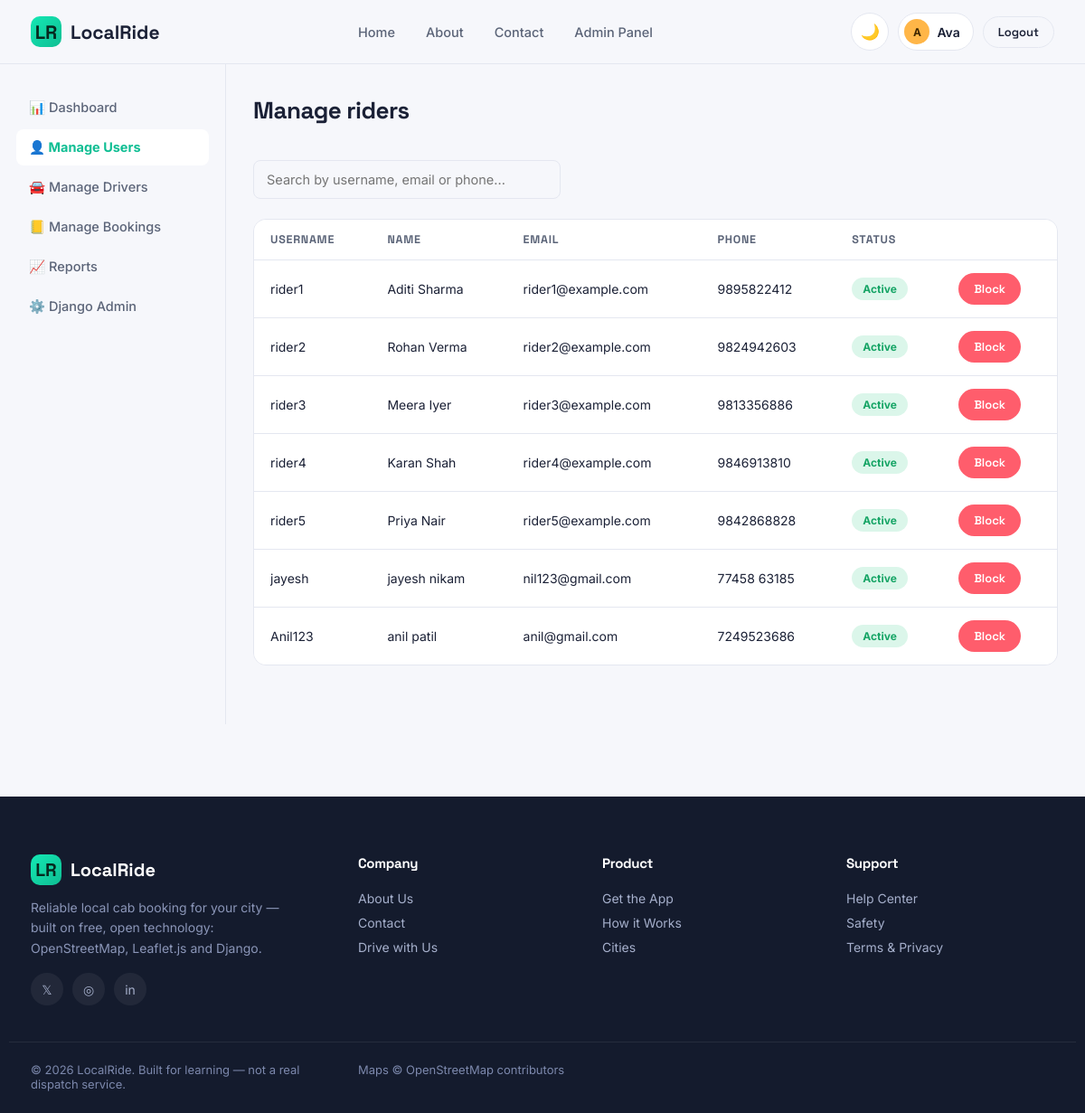
Page /accounts/admin-panel/users/ (signed in) on the committed database.
### accounts/models.py (models this page shows, shortened)
class User(AbstractUser):
    ROLE_CHOICES = (
        ('customer', 'Customer'),
        ('driver', 'Driver'),
        ('admin', 'Admin'),
    )
    role = models.CharField(max_length=10, choices=ROLE_CHOICES, default='customer')
    phone = models.CharField(max_length=15, blank=True)
    address = models.CharField(max_length=255, blank=True)
    profile_photo = models.ImageField(upload_to='profiles/', blank=True, null=True)
    date_joined_display = models.DateTimeField(auto_now_add=True)

### accounts/views.py (the view)
# urls.py: path('admin-panel/users/', views.manage_users, name='manage_users'),
@login_required
@role_required('admin')
def manage_users(request):
    query = request.GET.get('q', '')
    users = User.objects.filter(role='customer')
    if query:
        users = users.filter(Q(username__icontains=query) | Q(email__icontains=query) | Q(phone__icontains=query))
    return render(request, 'admin_panel/manage_users.html', {'users': users, 'query': query})

### core/context_processors.py (called while the page is built)
def site_context(request):
    user = getattr(request, 'user', None)
    ctx = {
        'SITE_NAME': 'LocalRide',
        'is_customer': False,
        'is_driver': False,
        'is_admin_role': False,
    }
    if user and user.is_authenticated:
        ctx['is_customer'] = user.role == 'customer'
        ctx['is_driver'] = user.role == 'driver'
        ctx['is_admin_role'] = user.role == 'admin' or user.is_superuser
    return ctx

### templates/admin_panel/manage_users.html (shortened to what this page needs)
{% extends 'base.html' %}
{% block content %}
<div class="dash-wrap">
  <aside class="dash-sidebar" id="dashSidebar">
    <a href="{% url 'accounts:admin_dashboard' %}">📊 Dashboard</a>
    <a href="{% url 'accounts:manage_users' %}" class="active">👤 Manage Users</a>
    <a href="{% url 'accounts:manage_drivers' %}">🚘 Manage Drivers</a>
    <a href="{% url 'accounts:manage_bookings' %}">📒 Manage Bookings</a>
    <a href="{% url 'accounts:reports' %}">📈 Reports</a>
    <a href="/django-admin/">⚙️ Django Admin</a>
  </aside>
  <main class="dash-main">
    <div class="dash-header"><h1>Manage riders</h1></div>
    <form method="get" style="margin-bottom:22px;max-width:340px;">
      <input type="text" name="q" value="{{ query }}" placeholder="Search by username, email or phone...">
    </form>
    <div class="table-wrap">
      <table>
        <thead><tr><th>Username</th><th>Name</th><th>Email</th><th>Phone</th><th>Status</th><th></th></tr></thead>
        <tbody>
          {% for u in users %}
          <tr>
            <td>{{ u.username }}</td>
            <td>{{ u.get_full_name|default:"—" }}</td>
            <td>{{ u.email }}</td>
            <td>{{ u.phone|default:"—" }}</td>
            <td><span class="badge {% if u.is_active %}completed{% else %}cancelled{% endif %}">{% if u.is_active %}Active{% else %}Blocked{% endif %}</span></td>
            <td>
              <form method="post" action="{% url 'accounts:toggle_user_active' u.id %}">
                <button class="btn btn-sm {% if u.is_active %}btn-danger{% else %}btn-primary{% endif %}">
                  {% if u.is_active %}Block{% else %}Unblock{% endif %}
                </button>
              </form>
            </td>
          </tr>
          {% empty %}
          <tr><td colspan="6"><div class="empty-state">No riders found.</div></td></tr>
          {% endfor %}
        </tbody>
      </table>
    </div>
  </main>
</div>
{% endblock %}

### templates/base.html (shortened to what this page needs)
{% load static %}
<!DOCTYPE html>
<html lang="en">
<head>
<link rel="stylesheet" href="https://cdnjs.cloudflare.com/ajax/libs/leaflet/1.9.4/leaflet.min.css">
<link rel="stylesheet" href="{% static 'css/style.css' %}">
</head>
<body>
<nav class="navbar">
  <div class="navbar-inner">
    <a href="{% url 'core:home' %}" class="brand">
      <span class="brand-mark">LR</span> LocalRide
    </a>
    <div class="nav-links" id="navLinks">
      <a href="{% url 'core:home' %}" class="navlink {% if request.resolver_match.url_name == 'home' %}active{% endif %}">Home</a>
      <a href="{% url 'core:about' %}" class="navlink {% if request.resolver_match.url_name == 'about' %}active{% endif %}">About</a>
      <a href="{% url 'core:contact' %}" class="navlink {% if request.resolver_match.url_name == 'contact' %}active{% endif %}">Contact</a>
      {% if user.is_authenticated %}
        {% if is_customer %}
          <a href="{% url 'rides:book_ride' %}" class="navlink">Book a Ride</a>
          <a href="{% url 'rides:ride_history' %}" class="navlink">My Rides</a>
        {% elif is_driver %}
          <a href="{% url 'accounts:driver_dashboard' %}" class="navlink">Dashboard</a>
          <a href="{% url 'accounts:driver_earnings' %}" class="navlink">Earnings</a>
        {% elif is_admin_role %}
          <a href="{% url 'accounts:admin_dashboard' %}" class="navlink">Admin Panel</a>
        {% endif %}
      {% endif %}
    </div>
    <div class="nav-cta">
      <button class="theme-toggle" id="themeToggle" title="Toggle dark mode">🌙</button>
      {% if user.is_authenticated %}
        <a href="{% url 'accounts:profile' %}" class="user-chip">
          <span class="avatar">{{ user.username|slice:":1"|upper }}</span>
          {{ user.first_name|default:user.username }}
        </a>
        <a href="{% url 'accounts:logout' %}" class="btn btn-outline btn-sm">Logout</a>
      {% else %}
        <a href="{% url 'accounts:login' %}" class="btn btn-ghost btn-sm">Log in</a>
        <a href="{% url 'accounts:register_choice' %}" class="btn btn-primary btn-sm">Sign up</a>
      {% endif %}
    </div>
  </div>
</nav>
<main>
  {% block content %}{% endblock %}
</main>
<footer class="footer">
  <div class="container">
    <div>
      <div class="footer-brand"><span class="brand-mark">LR</span> LocalRide</div>
      <p style="max-width:280px;font-size:14px;color:#8B96B8;line-height:1.6;">
        Reliable local cab booking for your city — built on free, open technology:
        OpenStreetMap, Leaflet.js and Django.
      </p>
      <div class="social-row">
        <a href="#" aria-label="Twitter">𝕏</a>
        <a href="#" aria-label="Instagram">◎</a>
        <a href="#" aria-label="LinkedIn">in</a>
      </div>
    </div>
    <div>
      <h4>Company</h4>
      <a href="{% url 'core:about' %}">About Us</a>
      <a href="{% url 'core:contact' %}">Contact</a>
      <a href="{% url 'accounts:register_driver' %}">Drive with Us</a>
    </div>
    <div>
      <h4>Product</h4>
      <a href="{% url 'accounts:register_choice' %}">Get the App</a>
      <a href="{% url 'core:home' %}#how-it-works">How it Works</a>
      <a href="{% url 'core:home' %}#cities">Cities</a>
    </div>
    <div>
      <h4>Support</h4>
      <a href="{% url 'core:contact' %}">Help Center</a>
      <a href="{% url 'core:contact' %}">Safety</a>
      <a href="{% url 'core:contact' %}">Terms &amp; Privacy</a>
    </div>
  </div>
  <div class="container footer-bottom">
    <span>&copy; {% now "Y" %} LocalRide. Built for learning — not a real dispatch service.</span>
    <span>Maps &copy; OpenStreetMap contributors</span>
  </div>
</footer>
</body>
</html>

### rows in the picture
User: username "A", first_name "Ava"
User: username "rider1", get_full_name "Aditi Sharma", email "rider1@example.com", phone "9895822412", is_active "Active"
User: username "rider2", get_full_name "Rohan Verma", email "rider2@example.com", phone "9824942603", is_active "Active"
User: username "rider3", get_full_name "Meera Iyer", email "rider3@example.com", phone "9813356886", is_active "Active"
User: username "rider4", get_full_name "Karan Shah", email "rider4@example.com", phone "9846913810", is_active "Active"
User: username "rider5", get_full_name "Priya Nair", email "rider5@example.com", phone "9842868828", is_active "Active"
User: username "jayesh", get_full_name "jayesh nikam", email "nil123@gmail.com", phone "77458 63185", is_active "Active"
User: username "Anil123", get_full_name "anil patil", email "anil@gmail.com", phone "7249523686", is_active "Active"
